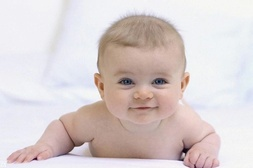
#> input picture data/baby1.jpg, 253 x 168 px, shrunk from 750 x 499 before the run, found by its file name
$ jupyter execute --allow-errors 'Face Detection with OpenCV-Python.ipynb'   (shell and % lines are left out)
#> lines starting #> are read from the running program, lines starting #| are printed output that depends on the picture; after the words box and inside, x2 and y2 are one past the last pixel; in counts of white or black regions, pixels touching at a corner belong together
# Loading the necessary libraries

[cell 1]
# Import the necessary libraries
import numpy as np
import cv2
import matplotlib.pyplot as plt

# Loading images

[cell 2]
#  Loading the image to be tested
test_image = cv2.imread('baby1.jpg')
#> test_image is the input picture: shape (168, 253, 3); mean B, G, R 207.4, 207.5, 218.1

# Converting to grayscale as opencv expects detector takes in input gray scale images
test_image_gray = cv2.cvtColor(test_image, cv2.COLOR_BGR2GRAY)
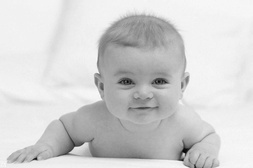
#> test_image_gray: shape (168, 253); min 5, max 254, mean 210.6

# Displaying grayscale image
plt.imshow(test_image_gray, cmap='gray')

Since we know that OpenCV loads an image in BGR format so we need to convert it into RBG format to be able to display its true colours. Let us write a small function for that.

[cell 3]
def convertToRGB(image):
    return cv2.cvtColor(image, cv2.COLOR_BGR2RGB)

# Haar cascade files

OpenCV comes with a lot of pre-trained classsifiers. For instance there are classifiers for smile, eyes,face etc. These come in the form of xml files and are located in `opencv/data/haarcascades/` folder. However, just to make things simple, you can also access them from here.Download the xml fiels and place them in data folder in the same working directory as the jupyter notebook.

### Loading the classifier for frontal face

[cell 4]
haar_cascade_face = cv2.CascadeClassifier('data/haarcascades/haarcascade_frontalface_alt2.xml')

# Face detection

We shall be using the detectMultiscale module of the classifier.This function will return the co-ordinates(x and y posiiton plus the height and width) of the detected faces as Rect(x,y,w,h).

[cell 5]
faces_rects = haar_cascade_face.detectMultiScale(test_image_gray, scaleFactor = 1.2, minNeighbors = 5);
#> faces_rects = [[102, 45, 89, 89]]

# Let us print the no. of faces found
print('Faces found: ', len(faces_rects))
#| Faces found:  1

Our next step is to loop over all the co-ordinates it returned and draw rectangles around them using Open CV.We will be drawing a green rectangle with thicknessof 2

[cell 6]
for (x,y,w,h) in faces_rects:
     cv2.rectangle(test_image, (x, y), (x+w, y+h), (0, 255, 0), 2)
#> this loop made 1 pass
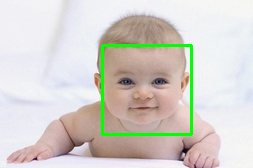
#> test_image: shape (168, 253, 3); 2.5% of pixels changed, all inside (x1, y1, x2, y2) = (101, 44, 193, 136)

Finally, we shall display the original image in coloured to see if the face has been detected correctly or not.

[cell 7]
#convert image to RGB and show image
plt.imshow(convertToRGB(test_image))

### Let us create a generalised function for the entire face detection process.

[cell 8]
def detect_faces(cascade, test_image, scaleFactor = 1.1):
    # create a copy of the image to prevent any changes to the original one.
    image_copy = test_image.copy()

    #convert the test image to gray scale as opencv face detector expects gray images
    gray_image = cv2.cvtColor(image_copy, cv2.COLOR_BGR2GRAY)

    # Applying the haar classifier to detect faces
    faces_rect = cascade.detectMultiScale(gray_image, scaleFactor=scaleFactor, minNeighbors=5)

    for (x, y, w, h) in faces_rect:
        cv2.rectangle(image_copy, (x, y), (x+w, y+h), (0, 255, 0), 15)

    return image_copy

### Testing the function on new image

[cell 9]
#loading image
test_image2 = cv2.imread('baby2.jpg')
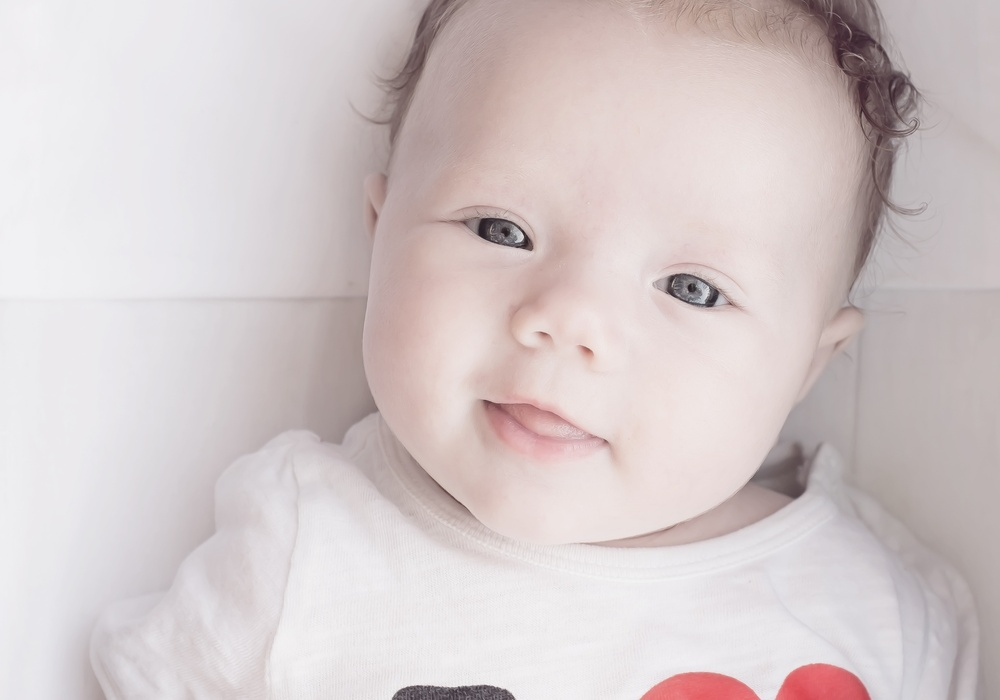
#> input picture data/baby2.jpg, 1000 x 700 px, shrunk from 2964 x 2076 before the run, found by its file name
#> test_image2 is the input picture: shape (700, 1000, 3); mean B, G, R 201.8, 201.3, 212

#call the function to detect faces
faces = detect_faces(haar_cascade_face, test_image2)
#> in detect_faces, `gray_image = cv2.cvtColor(image_copy, cv2.COLOR_BGR2GRAY)`:
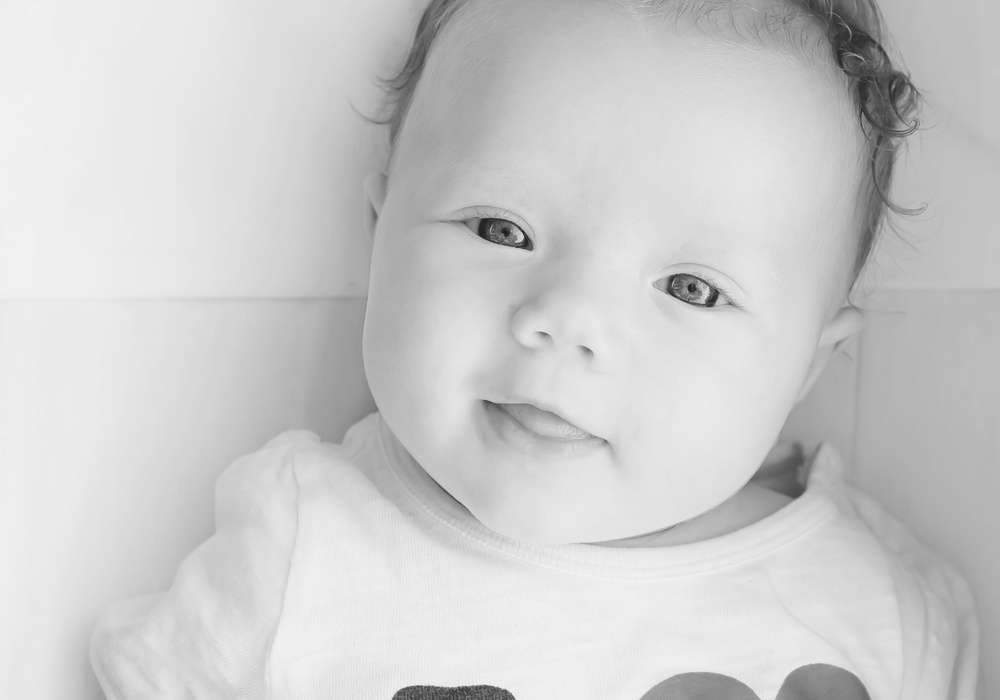
#> gray_image: shape (700, 1000); min 29, max 247, mean 204.6
#> in detect_faces, `faces_rect = cascade.detectMultiScale(gray_image, scaleFactor=scaleFac..`: faces_rect = ()

#convert to RGB and display image
plt.imshow(convertToRGB(faces))

### Testing the function on a group photograph

[cell 10]
#loading image
test_image2 = cv2.imread('group.jpg')
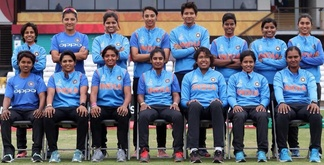
#> input picture data/group.jpg, 324 x 165 px, shrunk from 960 x 490 before the run, found by its file name
#> test_image2 is the input picture: shape (165, 324, 3); mean B, G, R 119.4, 103.8, 97.1

#call the function to detect faces
faces = detect_faces(haar_cascade_face, test_image2)
#> call 2 of detect_faces, with scaleFactor = 1.1
#> in detect_faces (call 2), `gray_image = cv2.cvtColor(image_copy, cv2.COLOR_BGR2GRAY)`:
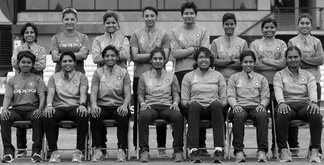
#> gray_image: shape (165, 324); min 0, max 255, mean 103.6

#convert to RGB and display image
plt.imshow(convertToRGB(faces))
